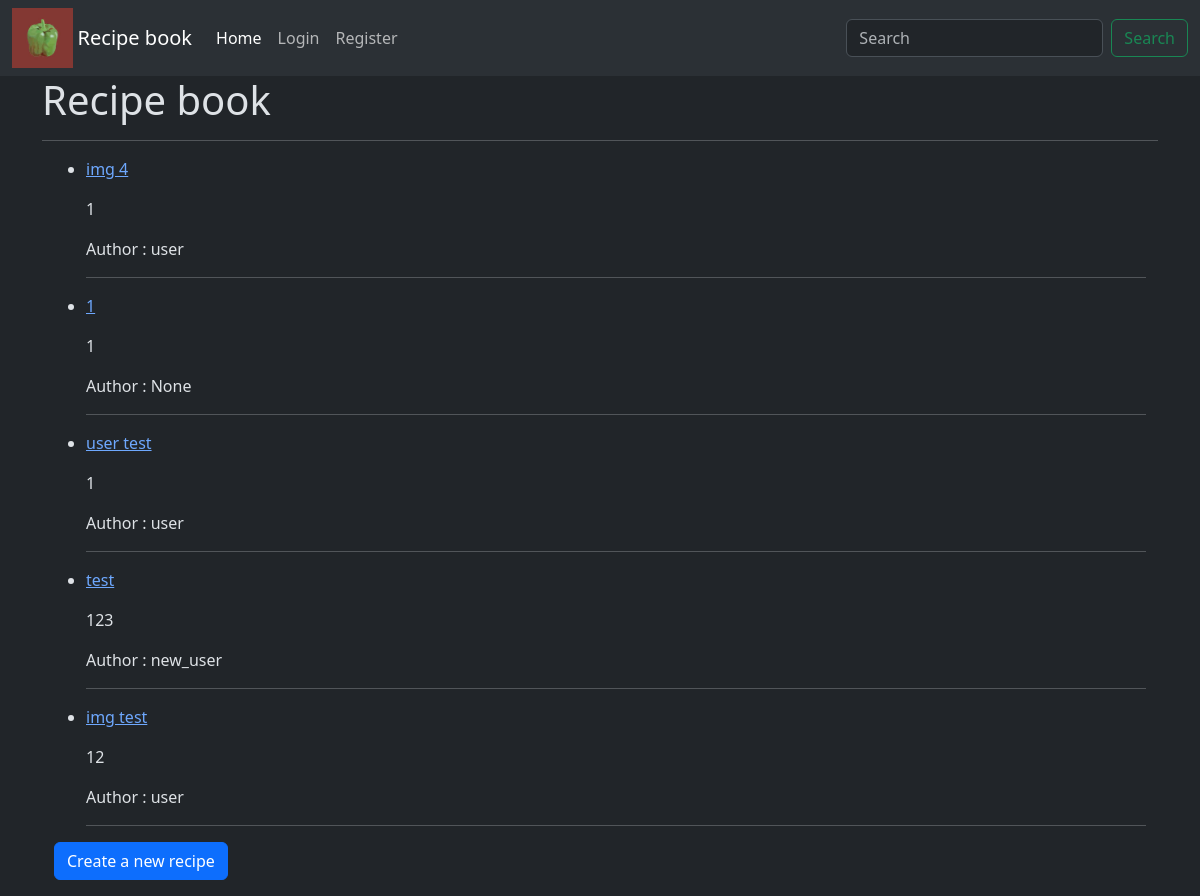
Screenshot of /recipe/ with the database file from the repository.
### recipeapp/models.py (models this page shows)
class Recipe(models.Model):
    name = models.CharField(max_length=CF_LEN_MAX)
    desc = models.TextField(null=False, blank=True)
    alg = models.TextField(null=False, blank=True)
    time = models.IntegerField(null=False, default=1)
    img = models.ImageField(null=True, blank=True, upload_to=rec_path)
    auth = models.ForeignKey(User, on_delete=models.SET_NULL, null=True)

### recipeapp/views.py (the view)
# urls.py: path("", rec_index, name="index"),
def rec_index(request):
    context = {
        "recs" : Recipe.objects.order_by('?')
    }
    return render(request, "recipeapp/index.html", context)

### recipeapp/templates/recipeapp/index.html
{% extends "my_project/base.html" %}
{% block body %}
<div class="container mb-3">
    <h1> Recipe book </h1>
    <hr>
    <div class="container mb-3">
        <ul>
            {% for r in recs|slice:":5" %}
            <li>
                 <p><a href="{% url 'recipeapp:recipe' _pk=r.pk %}">
                    {{ r.name }}
                 </a></p>
                <p>{{ r.desc }}</p>
                <p>Author : {{ r.auth }}</p>
            </li>
            <hr>
            {% endfor %}
        </ul>
    </div>
    <div class="container mb-3">
        <a class="btn btn-primary" href="{% url 'recipeapp:create' %}">
            Create a new recipe
        </a>
    </div>
</div>
{% endblock %}

### rows the page displays
Recipe: name "img 4", desc "1", auth "user"
Recipe: name "1", desc "1", auth "None"
Recipe: name "user test", desc "1", auth "user"
Recipe: name "test", desc "123", auth "new_user"
Recipe: name "img test", desc "12", auth "user"
